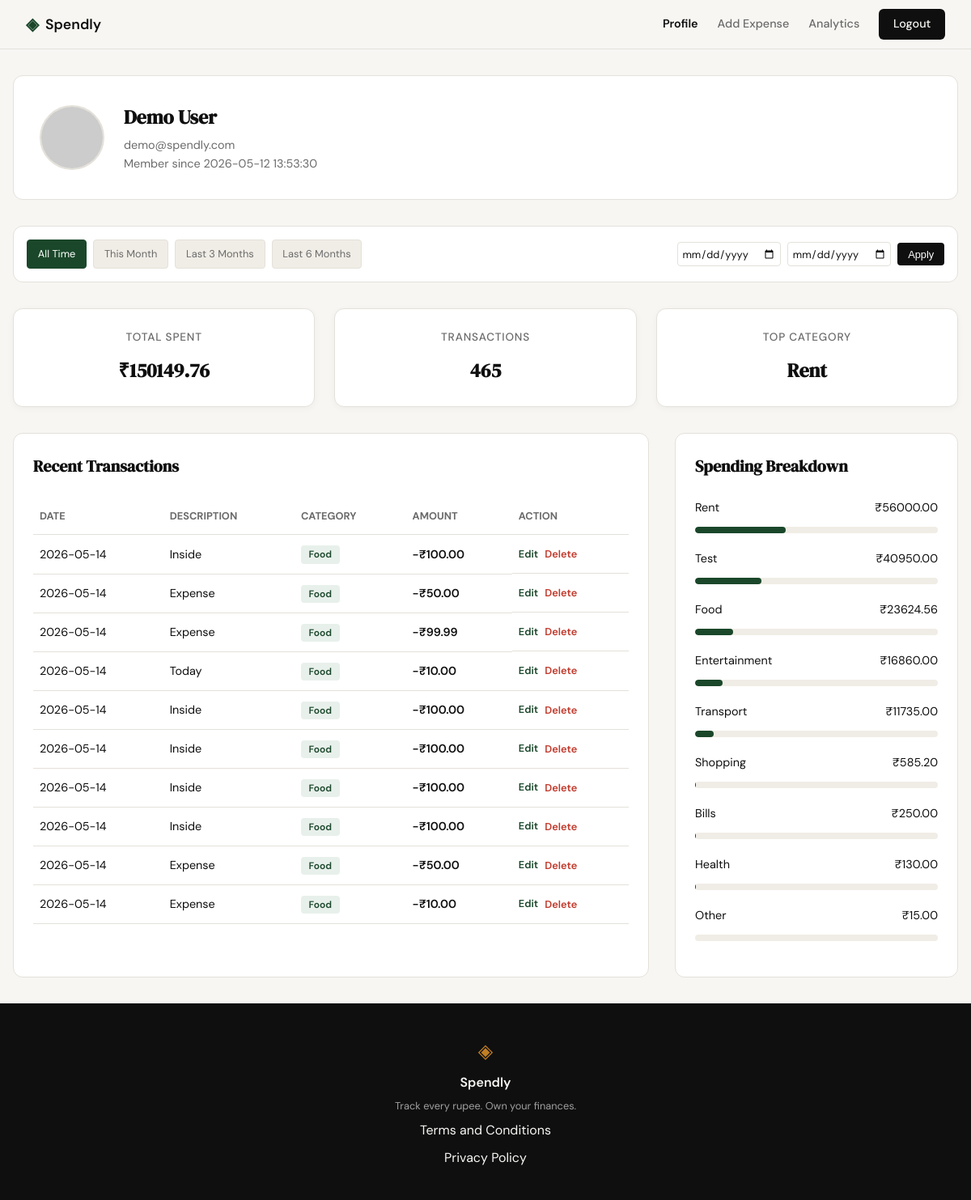
The page /profile (signed in) on the database as committed earlier.
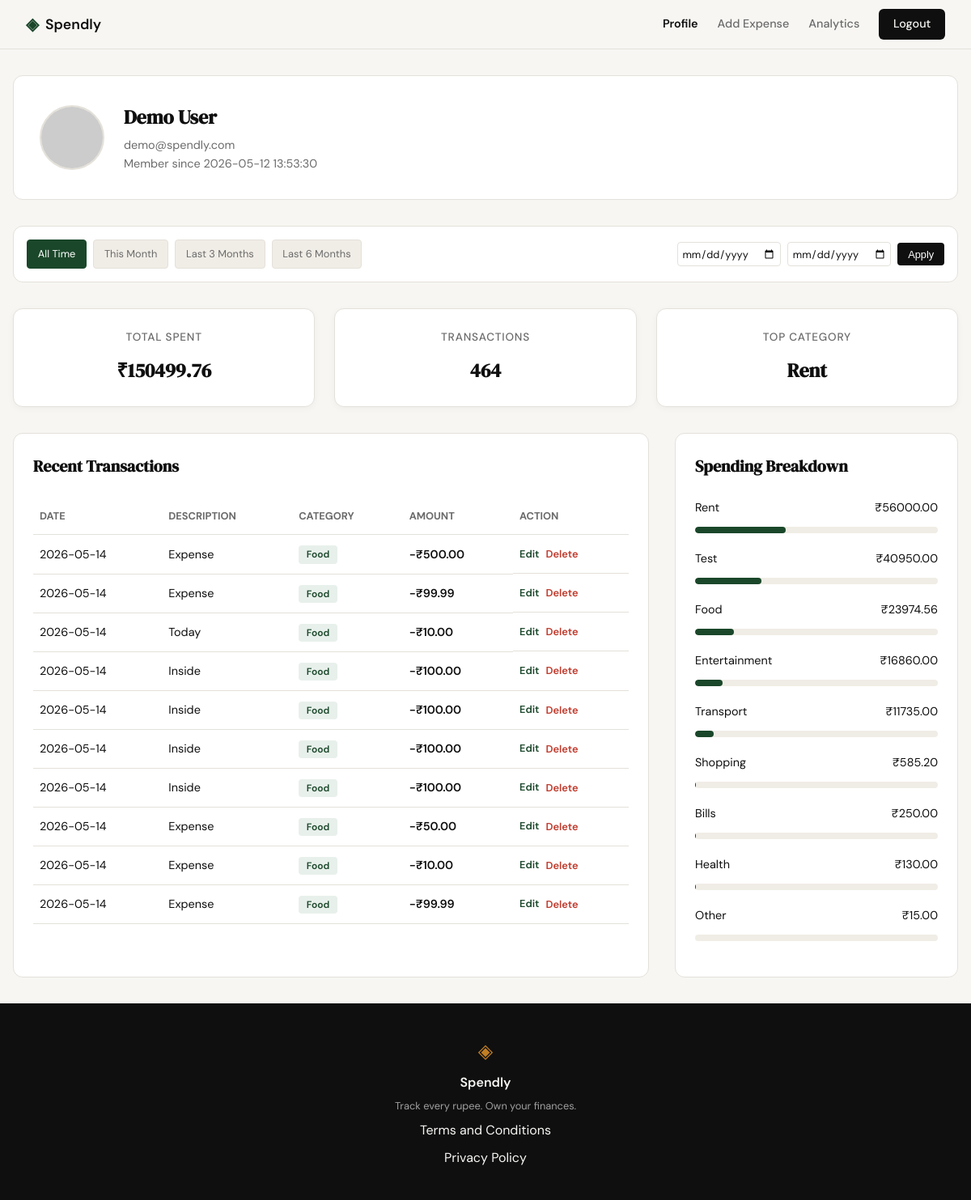
The same page on the database as committed later.
### tables this page shows
CREATE TABLE expenses (
            id INTEGER PRIMARY KEY AUTOINCREMENT,
            user_id INTEGER NOT NULL,
            amount REAL NOT NULL,
            category TEXT NOT NULL,
            date TEXT NOT NULL,
            description TEXT,
            created_at TEXT DEFAULT (datetime('now')),
            FOREIGN KEY (user_id) REFERENCES users (id)
        );

### app.py (the view)
@app.route("/profile")
@login_required
def profile():
    user_id = session.get("user_id")
    date_from = request.args.get("date_from")
    date_to = request.args.get("date_to")
    def validate_date(d):
        if not d: return None
        try:
            return datetime.strptime(d, "%Y-%m-%d").date().isoformat()
        except ValueError:
            return None
    date_from = validate_date(date_from)
    date_to = validate_date(date_to)
    if date_from and date_to and date_from > date_to:
        flash("Start date must be before end date.")
        date_from = date_to = None
    db = get_db()
    user_row = db.execute(
        "SELECT name, email, created_at FROM users WHERE id = ?",
        (user_id,)
    ).fetchone()
    stats_row = get_summary_stats(user_id, date_from, date_to)
    total_spent_val = stats_row["total_spent"] if stats_row and stats_row["total_spent"] is not None else 0.0
    transaction_count = stats_row["transaction_count"] if stats_row else 0
    categories_rows = get_category_breakdown(user_id, date_from, date_to)
    category_breakdown = []
    top_category = "N/A"
    for i, row in enumerate(categories_rows):
        category = row["category"]
        amount = row["total"]
        percentage = (amount / total_spent_val * 100) if total_spent_val > 0 else 0
        if i == 0:
            top_category = category
        category_breakdown.append({
            "category": category,
            "amount": f"₹{amount:.2f}",
            "percentage": round(percentage, 1)
        })
    transactions_rows = get_recent_transactions(user_id, date_from=date_from, date_to=date_to)
    user_profile = {
        "user": {
            "name": user_row["name"],
            "email": user_row["email"],
            "join_date": user_row["created_at"],
            "avatar": f"https://api.dicebear.com/7.x/avataaars/svg?seed={user_row['name']}"
        },
        "stats": {
            "total_spent": f"₹{total_spent_val:.2f}",
            "transaction_count": transaction_count,
            "top_category": top_category
        },
        "category_breakdown": category_breakdown,
        "transactions": [
            {
                "id": row["id"],
                "date": row["date"],
                "description": row["description"],
                "category": row["category"],
                "amount": f"-₹{row['amount']:.2f}"
            }
            for row in transactions_rows
        ]
    }
    today = date.today()
    this_month_start = today.replace(day=1).isoformat()
    this_month_end = today.isoformat()
    last_3m_start = (today - relativedelta(months=3)).isoformat()
    last_3m_end = today.isoformat()
    last_6m_start = (today - relativedelta(months=6)).isoformat()
    last_6m_end = today.isoformat()
    return render_template(
        "profile.html",
        profile=user_profile,
        date_from=date_from,
        date_to=date_to,
        this_month_start=this_month_start,
        this_month_end=this_month_end,
        last_3m_start=last_3m_start,
        last_3m_end=last_3m_end,
        last_6m_start=last_6m_start,
        last_6m_end=last_6m_end
    )

### app.py (called while the page is built)
def login_required(f):
    @wraps(f)
    def decorated_function(*args, **kwargs):
        if session.get("user_id") is None:
            return redirect(url_for("login"))
        return f(*args, **kwargs)
    return decorated_function

### database/db.py (called while the page is built)
def get_db():
    if 'db' not in g:
        g.db = sqlite3.connect(current_app.config['DATABASE'])
        g.db.row_factory = sqlite3.Row
        g.db.execute("PRAGMA foreign_keys = ON")
    return g.db

### database/queries.py (called while the page is built)
def get_summary_stats(user_id, date_from=None, date_to=None):
    db = get_db()
    query = "SELECT SUM(amount) as total_spent, COUNT(id) as transaction_count FROM expenses WHERE user_id = ?"
    params = [user_id]
    if date_from and date_to:
        query += " AND date BETWEEN ? AND ?"
        params.extend([date_from, date_to])
    row = db.execute(query, params).fetchone()
    return row

### templates/profile.html (shortened to what the changed rows need)
{% extends "base.html" %}
{% block content %}
<link rel="stylesheet" href="{{ url_for('static', filename='css/profile.css') }}">
<div class="profile-container">
    <div class="profile-header-card">
        <div class="profile-info">
            <h2>{{ profile.user.name }}</h2>
        </div>
    </div>
    <div class="stats-grid">
        <div class="stat-card">
            <span class="stat-label">Total Spent</span>
            <span class="stat-value">{{ profile.stats.total_spent }}</span>
        </div>
        <div class="stat-card">
            <span class="stat-label">Transactions</span>
            <span class="stat-value">{{ profile.stats.transaction_count }}</span>
        </div>
    </div>
    <div class="dashboard-grid">
        <div class="data-card">
            <table class="transaction-table">
                <thead>
                    <tr>
                        <th>Date</th>
                        <th>Description</th>
                        <th>Category</th>
                        <th>Amount</th>
                        <th>Action</th>
                    </tr>
                </thead>
                <tbody>
                    {% for tx in profile.transactions %}
                    <tr>
                        <td>{{ tx.date }}</td>
                        <td>{{ tx.description }}</td>
                        <td><span class="category-badge">{{ tx.category }}</span></td>
                        <td class="amount-neg">{{ tx.amount }}</td>
                        <td class="action-cell">
                            <a href="{{ url_for('edit_expense', id=tx.id) }}" class="edit-link">Edit</a>
                            <form action="{{ url_for('delete_expense', id=tx.id) }}" method="POST" style="display: inline;">
                                <button type="submit" class="delete-link" onclick="return confirm('Are you sure you want to delete this expense?')">Delete</button>
                            </form>
                        </td>
                    </tr>
                    {% endfor %}
                </tbody>
            </table>
        </div>
        <div class="data-card">
            <div class="category-list">
                {% for cat in profile.category_breakdown %}
                <div class="category-item">
                    <div class="category-info">
                        <span>{{ cat.category }}</span>
                        <span>{{ cat.amount }}</span>
                    </div>
                    <div class="category-bar-container">
                        <div class="category-bar" style="width: {{ cat.percentage }}%;"></div>
                    </div>
                </div>
                {% endfor %}
            </div>
        </div>
    </div>
</div>
{% endblock %}

Rows that differ between the two databases and show on the page:
removed expenses: date "2026-05-14", description "Inside", category "Food", amount "-₹100.00"
changed expenses (number 1 of 10 on the later page): amount "-₹50.00" → "-₹500.00"
now on this page (row unchanged): expenses: date "2026-05-14", description "Expense", category "Food", amount "-₹99.99"
Other text that changed with them:
{{ profile.stats.total_spent }}: "₹150149.76" → "₹150499.76"
{{ profile.stats.transaction_count }}: "465" → "464"
new list line: "Food ₹23974.56"
list line gone: "Food ₹23624.56"
